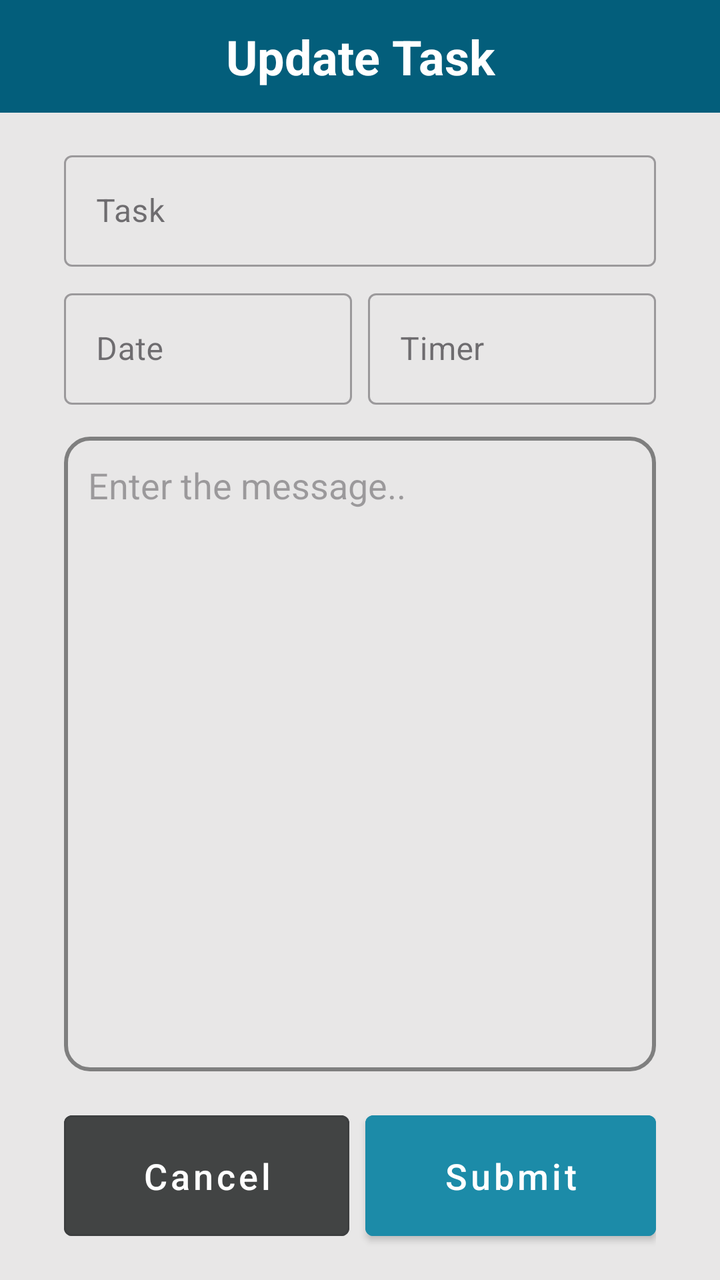
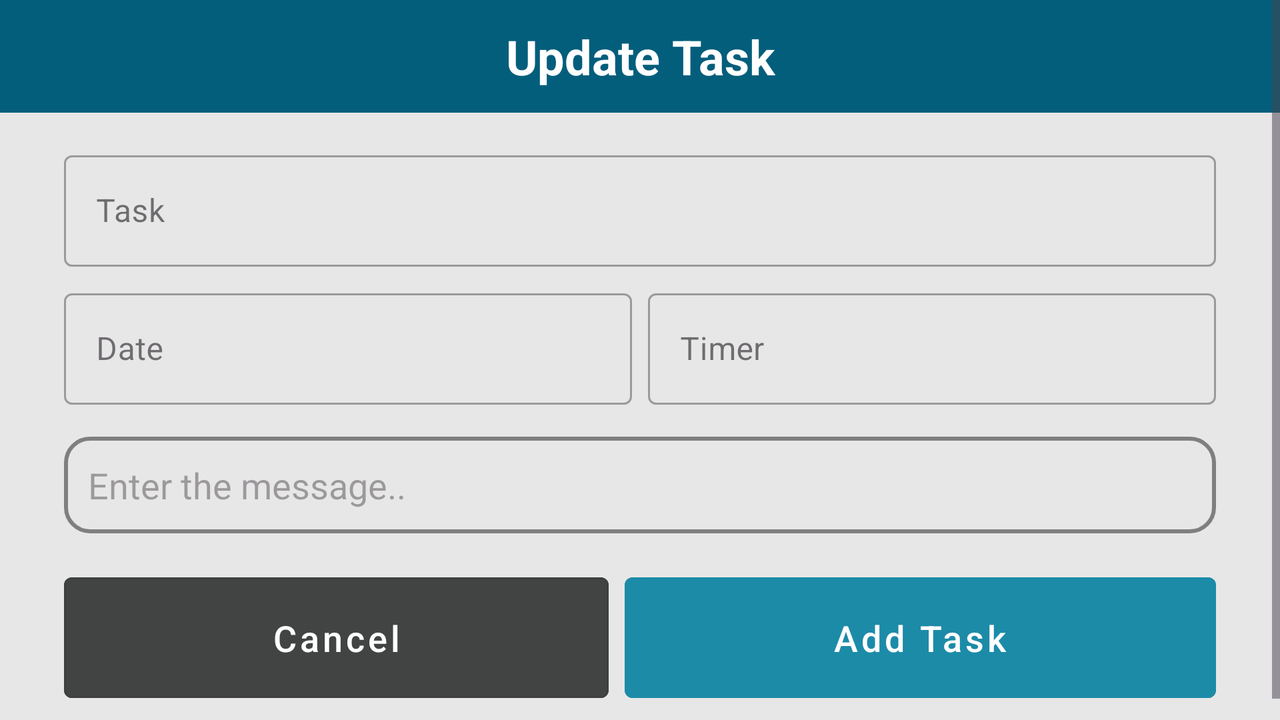

Two renders of one Android screen. The first uses the default layout on a phone; the second uses the alternative layout the repository ships for a different screen configuration, on a matching device. The two XML files are below.
<!-- AndroidManifest.xml: application theme Theme.TaskRemainderApp -->
<!-- res/layout/activity_update_task.xml -->
<?xml version="1.0" encoding="utf-8"?>
<androidx.constraintlayout.widget.ConstraintLayout
    xmlns:android="http://schemas.android.com/apk/res/android"
    xmlns:app="http://schemas.android.com/apk/res-auto"
    xmlns:tools="http://schemas.android.com/tools"
    android:layout_width="match_parent"
    android:layout_height="match_parent"
    android:background="#E8E7E7"
    tools:context=".UpdateTask">

    <TextView
        android:id="@+id/toolbar"
        android:layout_width="match_parent"
        android:layout_height="wrap_content"
        android:paddingVertical="12dp"
        android:text="@string/update_task"
        android:gravity="center"
        android:textColor="@color/white"
        android:textSize="24sp"
        android:textStyle="bold"
        android:background="@color/light_blue"
        app:layout_constraintEnd_toEndOf="parent"
        app:layout_constraintStart_toStartOf="parent"
        app:layout_constraintTop_toTopOf="parent" />

    <androidx.constraintlayout.widget.Guideline
        android:id="@+id/guid_start"
        android:layout_width="wrap_content"
        android:layout_height="wrap_content"
        android:orientation="vertical"
        app:layout_constraintGuide_begin="32dp" />

    <androidx.constraintlayout.widget.Guideline
        android:id="@+id/guid_end"
        android:layout_width="wrap_content"
        android:layout_height="wrap_content"
        android:orientation="vertical"
        app:layout_constraintGuide_end="32dp" />

    <com.google.android.material.textfield.TextInputLayout
        android:id="@+id/update_title"
        style="@style/Widget.MaterialComponents.TextInputLayout.OutlinedBox"
        android:layout_width="0dp"
        android:layout_height="wrap_content"
        android:layout_marginTop="16dp"
        android:hint="@string/task"

        app:layout_constraintEnd_toEndOf="@+id/guid_end"
        app:layout_constraintStart_toStartOf="@+id/guid_start"
        app:layout_constraintTop_toBottomOf="@+id/toolbar">

        <com.google.android.material.textfield.TextInputEditText
            android:id="@+id/update_task_editText"
            android:layout_width="match_parent"
            android:layout_height="wrap_content"
            android:inputType="text" />

    </com.google.android.material.textfield.TextInputLayout>

    <com.google.android.material.textfield.TextInputLayout
        android:id="@+id/update_date"
        style="@style/Widget.MaterialComponents.TextInputLayout.OutlinedBox"
        android:layout_width="0dp"
        android:layout_height="wrap_content"
        android:layout_marginTop="8dp"
        android:layout_marginEnd="8dp"
        android:hint="@string/date"
        app:layout_constraintEnd_toStartOf="@id/update_timer"
        app:layout_constraintStart_toStartOf="@id/guid_start"
        app:layout_constraintTop_toBottomOf="@id/update_title"
        >

        <com.google.android.material.textfield.TextInputEditText
            android:id="@+id/update_date_editText"
            android:layout_width="match_parent"
            android:layout_height="wrap_content"
            android:focusable="false"
            android:inputType="none"
            android:drawableStart="@drawable/ic_date"
            android:drawablePadding="8dp"
            tools:ignore="TextContrastCheck" />

    </com.google.android.material.textfield.TextInputLayout>

    <com.google.android.material.textfield.TextInputLayout
        android:id="@+id/update_timer"
        style="@style/Widget.MaterialComponents.TextInputLayout.OutlinedBox"
        android:layout_width="0dp"
        android:layout_height="wrap_content"
        android:layout_marginTop="8dp"
        android:hint="@string/timer"
        app:layout_constraintEnd_toEndOf="@id/guid_end"
        app:layout_constraintStart_toEndOf="@id/update_date"
        app:layout_constraintTop_toBottomOf="@id/update_title">

        <com.google.android.material.textfield.TextInputEditText
            android:id="@+id/update_timer_editText"
            android:layout_width="match_parent"
            android:layout_height="wrap_content"
            android:focusable="false"
            android:drawableStart="@drawable/ic_timer"
            android:drawablePadding="8dp"
            android:inputType="none" />

    </com.google.android.material.textfield.TextInputLayout>

    <EditText
        android:id="@+id/update_message"
        android:layout_width="0dp"
        android:layout_height="0dp"
        android:padding="12dp"
        android:layout_marginVertical="16dp"
        android:gravity="top"
        android:background="@drawable/message_bg"
        android:hint="@string/enter_the_message"
        android:textColor="#333433"
        android:singleLine="false"
        android:textSize="18sp"
        app:layout_constraintBottom_toTopOf="@+id/linear_layout"
        app:layout_constraintEnd_toEndOf="@+id/guid_end"
        app:layout_constraintStart_toStartOf="@+id/guid_start"
        app:layout_constraintTop_toBottomOf="@+id/update_date" />

    <LinearLayout
        android:id="@+id/linear_layout"
        android:layout_width="0dp"
        android:layout_height="wrap_content"
        android:orientation="horizontal"
        android:layout_marginBottom="16dp"
        app:layout_constraintBottom_toBottomOf="parent"
        app:layout_constraintEnd_toEndOf="@+id/guid_end"
        app:layout_constraintStart_toStartOf="@+id/guid_start" >

        <com.google.android.material.button.MaterialButton
            android:id="@+id/cancel_btn"
            style="@style/Widget.MaterialComponents.Button.OutlinedButton"
            android:layout_width="wrap_content"
            android:layout_height="wrap_content"
            android:text="@string/cancel"
            android:textAllCaps="false"
            android:paddingVertical="18dp"
            android:layout_weight="1"
            android:textSize="18sp"
            android:layout_marginEnd="4dp"
            android:backgroundTint="@color/dark_grey"
            android:textColor="@color/white" />

        <com.google.android.material.button.MaterialButton
            android:id="@+id/btn_submit"
            style="@style/Widget.MaterialComponents.Button"
            android:layout_width="wrap_content"
            android:layout_height="wrap_content"
            android:layout_weight="1"
            android:textSize="18sp"
            android:paddingVertical="18dp"
            android:layout_marginStart="4dp"
            android:textColor="@color/white"
            android:text="@string/submit"
            android:backgroundTint="@color/NoteColor2"
            android:textAllCaps="false" />

    </LinearLayout>



</androidx.constraintlayout.widget.ConstraintLayout>
<!-- resources referenced by this layout -->
<resources>
  <color name="NoteColor2">#1C8BA8</color>
  <color name="dark_grey">#424444</color>
  <color name="light_blue">#035E7B</color>
  <color name="white">#FFFFFFFF</color>
  <!-- drawable message_bg (drawable) -->
  <?xml version="1.0" encoding="utf-8"?>
  <shape
      xmlns:android="http://schemas.android.com/apk/res/android">
  
      <corners android:radius="12dp"/>
      <stroke android:width="2dp"
          android:color="#7F7F7F"/>
  </shape>
  <string name="cancel">Cancel</string>
  <string name="date">Date</string>
  <string name="enter_the_message">Enter the message..</string>
  <string name="submit">Submit</string>
  <string name="task">Task</string>
  <string name="timer">Timer</string>
  <string name="update_task">Update Task</string>
  <style name="Theme.TaskRemainderApp" parent="Base.Theme.TaskRemainderApp" />
  <style name="Base.Theme.TaskRemainderApp" parent="Theme.Material3.DayNight.NoActionBar">
          
           <item name="colorPrimary">@color/dark_blue</item>
           <item name="colorPrimaryVariant">@color/dark_blue</item>
           <item name="android:statusBarColor">@color/dark_blue</item>
      </style>
  <color name="dark_blue">#003748</color>
</resources>
<!-- res/layout-land/activity_update_task.xml (the repository's variant of the layout above) -->
<!-- drawn on the phone turned sideways -->
<?xml version="1.0" encoding="utf-8"?>
<androidx.constraintlayout.widget.ConstraintLayout xmlns:android="http://schemas.android.com/apk/res/android"
    xmlns:app="http://schemas.android.com/apk/res-auto"
    xmlns:tools="http://schemas.android.com/tools"
    android:layout_width="match_parent"
    android:layout_height="match_parent"
    android:background="#E8E7E7"
    tools:context=".UpdateTask">

    <ScrollView
        android:layout_width="match_parent"
        android:layout_height="match_parent"
        app:layout_constraintBottom_toBottomOf="parent"
        app:layout_constraintEnd_toEndOf="parent"
        app:layout_constraintStart_toStartOf="parent"
        app:layout_constraintTop_toTopOf="parent">

        <androidx.constraintlayout.widget.ConstraintLayout
            android:layout_width="match_parent"
            android:layout_height="match_parent">

            <TextView
                android:id="@+id/toolbar"
                android:layout_width="match_parent"
                android:layout_height="wrap_content"
                android:paddingVertical="12dp"
                android:text="@string/update_task"
                android:gravity="center"
                android:textColor="@color/white"
                android:textSize="24sp"
                android:textStyle="bold"
                android:background="@color/light_blue"
                app:layout_constraintEnd_toEndOf="parent"
                app:layout_constraintStart_toStartOf="parent"
                app:layout_constraintTop_toTopOf="parent" />

            <androidx.constraintlayout.widget.Guideline
                android:id="@+id/guid_start"
                android:layout_width="wrap_content"
                android:layout_height="wrap_content"
                android:orientation="vertical"
                app:layout_constraintGuide_begin="32dp" />

            <androidx.constraintlayout.widget.Guideline
                android:id="@+id/guid_end"
                android:layout_width="wrap_content"
                android:layout_height="wrap_content"
                android:orientation="vertical"
                app:layout_constraintGuide_end="32dp" />

            <com.google.android.material.textfield.TextInputLayout
                android:id="@+id/update_title"
                style="@style/Widget.MaterialComponents.TextInputLayout.OutlinedBox"
                android:layout_width="0dp"
                android:layout_height="wrap_content"
                android:layout_marginTop="16dp"
                android:hint="@string/task"
                app:layout_constraintEnd_toEndOf="@+id/guid_end"
                app:layout_constraintStart_toStartOf="@+id/guid_start"
                app:layout_constraintTop_toBottomOf="@+id/toolbar">

                <com.google.android.material.textfield.TextInputEditText
                    android:id="@+id/update_task_editText"
                    android:layout_width="match_parent"
                    android:layout_height="wrap_content"
                    android:inputType="text" />

            </com.google.android.material.textfield.TextInputLayout>

            <com.google.android.material.textfield.TextInputLayout
                android:id="@+id/update_date"
                style="@style/Widget.MaterialComponents.TextInputLayout.OutlinedBox"
                android:layout_width="0dp"
                android:layout_height="wrap_content"
                android:layout_marginTop="8dp"
                android:layout_marginEnd="8dp"
                android:hint="Date"
                app:layout_constraintEnd_toStartOf="@id/update_timer"
                app:layout_constraintStart_toStartOf="@id/guid_start"
                app:layout_constraintTop_toBottomOf="@id/update_title"
                app:startIconDrawable="@drawable/ic_date">

                <com.google.android.material.textfield.TextInputEditText
                    android:id="@+id/update_date_editText"
                    android:layout_width="match_parent"
                    android:layout_height="wrap_content"
                    android:focusable="false"
                    android:inputType="none"
                    tools:ignore="TextContrastCheck" />

            </com.google.android.material.textfield.TextInputLayout>

            <com.google.android.material.textfield.TextInputLayout
                android:id="@+id/update_timer"
                style="@style/Widget.MaterialComponents.TextInputLayout.OutlinedBox"
                android:layout_width="0dp"
                android:layout_height="wrap_content"
                android:layout_marginTop="8dp"
                android:hint="Timer"
                app:layout_constraintEnd_toEndOf="@id/guid_end"
                app:layout_constraintStart_toEndOf="@id/update_date"
                app:layout_constraintTop_toBottomOf="@id/update_title"
                app:startIconDrawable="@drawable/ic_timer">

                <com.google.android.material.textfield.TextInputEditText
                    android:id="@+id/update_timer_editText"
                    android:layout_width="match_parent"
                    android:layout_height="wrap_content"
                    android:focusable="false"
                    android:inputType="none" />

            </com.google.android.material.textfield.TextInputLayout>

            <EditText
                android:id="@+id/update_message"
                android:layout_width="0dp"
                android:layout_height="wrap_content"
                android:padding="12dp"
                android:layout_marginVertical="16dp"
                android:gravity="top"
                android:background="@drawable/message_bg"
                android:hint="Enter the message.."
                android:textColor="#333433"
                android:singleLine="false"
                android:textSize="18sp"
                app:layout_constraintBottom_toTopOf="@+id/linear_layout"
                app:layout_constraintEnd_toEndOf="@+id/guid_end"
                app:layout_constraintStart_toStartOf="@+id/guid_start"
                app:layout_constraintTop_toBottomOf="@+id/update_date" />

            <LinearLayout
                android:id="@+id/linear_layout"
                android:layout_width="0dp"
                android:layout_height="wrap_content"
                android:orientation="horizontal"
                android:layout_marginBottom="16dp"
                app:layout_constraintBottom_toBottomOf="parent"
                app:layout_constraintEnd_toEndOf="@+id/guid_end"
                app:layout_constraintStart_toStartOf="@+id/guid_start" >

                <com.google.android.material.button.MaterialButton
                    android:id="@+id/cancel_btn"
                    style="@style/Widget.MaterialComponents.Button.OutlinedButton"
                    android:layout_width="wrap_content"
                    android:layout_height="wrap_content"
                    android:text="@string/cancel"
                    android:textAllCaps="false"
                    android:paddingVertical="18dp"
                    android:layout_weight="1"
                    android:textSize="18sp"
                    android:layout_marginEnd="4dp"
                    android:backgroundTint="@color/dark_grey"
                    android:textColor="@color/white" />

                <com.google.android.material.button.MaterialButton
                    android:id="@+id/btn_submit"
                    style="@style/Widget.MaterialComponents.Button"
                    android:layout_width="wrap_content"
                    android:layout_height="wrap_content"
                    android:layout_weight="1"
                    android:textSize="18sp"
                    android:paddingVertical="18dp"
                    android:layout_marginStart="4dp"
                    android:textColor="@color/white"
                    android:text="@string/add_task"
                    android:backgroundTint="@color/NoteColor2"
                    android:textAllCaps="false" />

            </LinearLayout>

        </androidx.constraintlayout.widget.ConstraintLayout>

    </ScrollView>


</androidx.constraintlayout.widget.ConstraintLayout>
<!-- resources referenced by the variant -->
<!-- as the phone turned sideways resolves them -->
<resources>
  <color name="NoteColor2">#1C8BA8</color>
  <color name="dark_grey">#424444</color>
  <color name="light_blue">#035E7B</color>
  <color name="white">#FFFFFFFF</color>
  <!-- drawable message_bg (drawable) -->
  <?xml version="1.0" encoding="utf-8"?>
  <shape
      xmlns:android="http://schemas.android.com/apk/res/android">
  
      <corners android:radius="12dp"/>
      <stroke android:width="2dp"
          android:color="#7F7F7F"/>
  </shape>
  <string name="add_task">Add Task</string>
  <string name="cancel">Cancel</string>
  <string name="task">Task</string>
  <string name="update_task">Update Task</string>
  <style name="Theme.TaskRemainderApp" parent="Base.Theme.TaskRemainderApp" />
  <style name="Base.Theme.TaskRemainderApp" parent="Theme.Material3.DayNight.NoActionBar">
          
           <item name="colorPrimary">@color/dark_blue</item>
           <item name="colorPrimaryVariant">@color/dark_blue</item>
           <item name="android:statusBarColor">@color/dark_blue</item>
      </style>
  <color name="dark_blue">#003748</color>
</resources>
